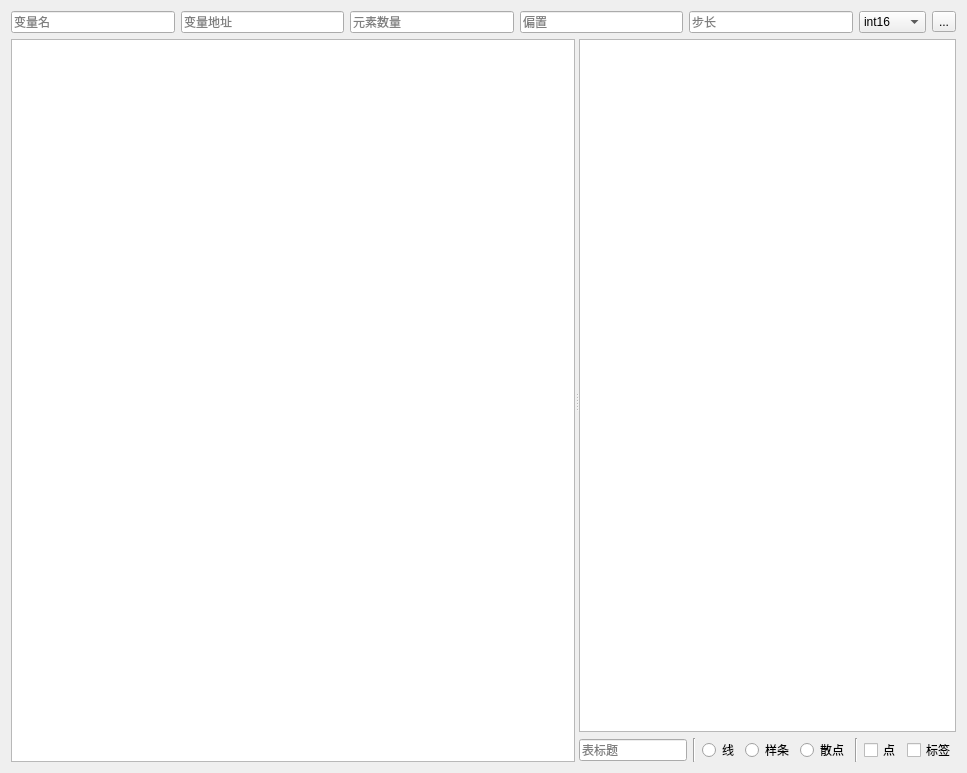
<?xml version="1.0" encoding="UTF-8"?>
<ui version="4.0">
 <class>SeerArrayVisualizerWidgetForm</class>
 <widget class="QWidget" name="SeerArrayVisualizerWidgetForm">
  <property name="geometry">
   <rect>
    <x>0</x>
    <y>0</y>
    <width>967</width>
    <height>773</height>
   </rect>
  </property>
  <property name="windowTitle">
   <string>Form</string>
  </property>
  <layout class="QGridLayout" name="gridLayout">
   <item row="0" column="0">
    <layout class="QHBoxLayout" name="horizontalLayout_1">
     <item>
      <widget class="QLineEdit" name="variableNameLineEdit">
       <property name="toolTip">
        <string/>
       </property>
       <property name="placeholderText">
        <string>变量名</string>
       </property>
       <property name="clearButtonEnabled">
        <bool>true</bool>
       </property>
      </widget>
     </item>
     <item>
      <widget class="QLineEdit" name="variableAddressLineEdit">
       <property name="toolTip">
        <string>变量地址</string>
       </property>
       <property name="readOnly">
        <bool>true</bool>
       </property>
       <property name="placeholderText">
        <string>变量地址</string>
       </property>
       <property name="clearButtonEnabled">
        <bool>false</bool>
       </property>
      </widget>
     </item>
     <item>
      <widget class="QLineEdit" name="arrayLengthLineEdit">
       <property name="toolTip">
        <string>数组中元素个数</string>
       </property>
       <property name="inputMask">
        <string/>
       </property>
       <property name="placeholderText">
        <string>元素数量</string>
       </property>
       <property name="clearButtonEnabled">
        <bool>true</bool>
       </property>
      </widget>
     </item>
     <item>
      <widget class="QLineEdit" name="arrayOffsetLineEdit">
       <property name="toolTip">
        <string>元素偏置 (默认为=0)</string>
       </property>
       <property name="inputMask">
        <string/>
       </property>
       <property name="text">
        <string/>
       </property>
       <property name="placeholderText">
        <string>偏置</string>
       </property>
       <property name="clearButtonEnabled">
        <bool>true</bool>
       </property>
      </widget>
     </item>
     <item>
      <widget class="QLineEdit" name="arrayStrideLineEdit">
       <property name="toolTip">
        <string>变量步长 (默认为=1)</string>
       </property>
       <property name="inputMask">
        <string/>
       </property>
       <property name="placeholderText">
        <string>步长</string>
       </property>
       <property name="clearButtonEnabled">
        <bool>true</bool>
       </property>
      </widget>
     </item>
     <item>
      <widget class="QComboBox" name="arrayDisplayFormatComboBox">
       <property name="toolTip">
        <string>数据类型</string>
       </property>
       <item>
        <property name="text">
         <string>int16</string>
        </property>
       </item>
       <item>
        <property name="text">
         <string>int32</string>
        </property>
       </item>
       <item>
        <property name="text">
         <string>int64</string>
        </property>
       </item>
       <item>
        <property name="text">
         <string>unt16</string>
        </property>
       </item>
       <item>
        <property name="text">
         <string>uin32</string>
        </property>
       </item>
       <item>
        <property name="text">
         <string>uin64</string>
        </property>
       </item>
       <item>
        <property name="text">
         <string>float32</string>
        </property>
       </item>
       <item>
        <property name="text">
         <string>float64</string>
        </property>
       </item>
      </widget>
     </item>
     <item>
      <widget class="QToolButton" name="refreshToolButton">
       <property name="toolTip">
        <string>刷新</string>
       </property>
       <property name="text">
        <string>...</string>
       </property>
       <property name="icon">
        <iconset resource="../../SeeDataStructureRc.qrc">
         <normaloff>:/resources/RelaxLightIcons/view-refresh.svg</normaloff>:/resources/RelaxLightIcons/view-refresh.svg</iconset>
       </property>
      </widget>
     </item>
    </layout>
   </item>
   <item row="1" column="0">
    <widget class="QSplitter" name="splitter">
     <property name="sizePolicy">
      <sizepolicy hsizetype="Expanding" vsizetype="Expanding">
       <horstretch>0</horstretch>
       <verstretch>0</verstretch>
      </sizepolicy>
     </property>
     <property name="orientation">
      <enum>Qt::Horizontal</enum>
     </property>
     <widget class="SeerArrayWidget" name="arrayTableWidget">
      <property name="sizePolicy">
       <sizepolicy hsizetype="Expanding" vsizetype="Expanding">
        <horstretch>1</horstretch>
        <verstretch>0</verstretch>
       </sizepolicy>
      </property>
     </widget>
     <widget class="QWidget" name="layoutWidget">
      <layout class="QVBoxLayout" name="verticalLayout" stretch="25,0">
       <property name="sizeConstraint">
        <enum>QLayout::SetDefaultConstraint</enum>
       </property>
       <item>
        <widget class="QZoomChartView" name="arrayChartView">
         <property name="sizePolicy">
          <sizepolicy hsizetype="Expanding" vsizetype="Expanding">
           <horstretch>100</horstretch>
           <verstretch>0</verstretch>
          </sizepolicy>
         </property>
        </widget>
       </item>
       <item>
        <layout class="QHBoxLayout" name="horizontalLayout_2">
         <item>
          <widget class="QLineEdit" name="titleLineEdit">
           <property name="sizePolicy">
            <sizepolicy hsizetype="Expanding" vsizetype="Fixed">
             <horstretch>0</horstretch>
             <verstretch>0</verstretch>
            </sizepolicy>
           </property>
           <property name="toolTip">
            <string>设置表标题</string>
           </property>
           <property name="placeholderText">
            <string>表标题</string>
           </property>
           <property name="clearButtonEnabled">
            <bool>true</bool>
           </property>
          </widget>
         </item>
         <item>
          <widget class="Line" name="line_1">
           <property name="orientation">
            <enum>Qt::Vertical</enum>
           </property>
          </widget>
         </item>
         <item>
          <widget class="QRadioButton" name="lineRadioButton">
           <property name="text">
            <string>线</string>
           </property>
           <attribute name="buttonGroup">
            <string notr="true">lineTypeButtonGroup</string>
           </attribute>
          </widget>
         </item>
         <item>
          <widget class="QRadioButton" name="splineRadioButton">
           <property name="text">
            <string>样条</string>
           </property>
           <attribute name="buttonGroup">
            <string notr="true">lineTypeButtonGroup</string>
           </attribute>
          </widget>
         </item>
         <item>
          <widget class="QRadioButton" name="scatterRadioButton">
           <property name="text">
            <string>散点</string>
           </property>
           <attribute name="buttonGroup">
            <string notr="true">lineTypeButtonGroup</string>
           </attribute>
          </widget>
         </item>
         <item>
          <widget class="Line" name="line_2">
           <property name="orientation">
            <enum>Qt::Vertical</enum>
           </property>
          </widget>
         </item>
         <item>
          <widget class="QCheckBox" name="pointsCheckBox">
           <property name="toolTip">
            <string>显示数据点</string>
           </property>
           <property name="text">
            <string>点</string>
           </property>
          </widget>
         </item>
         <item>
          <widget class="QCheckBox" name="labelsCheckBox">
           <property name="toolTip">
            <string>显示数据标签</string>
           </property>
           <property name="text">
            <string>标签</string>
           </property>
          </widget>
         </item>
        </layout>
       </item>
      </layout>
     </widget>
    </widget>
   </item>
  </layout>
 </widget>
 <customwidgets>
  <customwidget>
   <class>SeerArrayWidget</class>
   <extends>QTableWidget</extends>
   <header location="global">SeerArrayWidget.h</header>
  </customwidget>
  <customwidget>
   <class>QZoomChartView</class>
   <extends>QGraphicsView</extends>
   <header>QZoomChartView.h</header>
  </customwidget>
 </customwidgets>
 <resources>
  <include location="../../SeeDataStructureRc.qrc"/>
 </resources>
 <connections/>
 <buttongroups>
  <buttongroup name="lineTypeButtonGroup"/>
 </buttongroups>
</ui>
